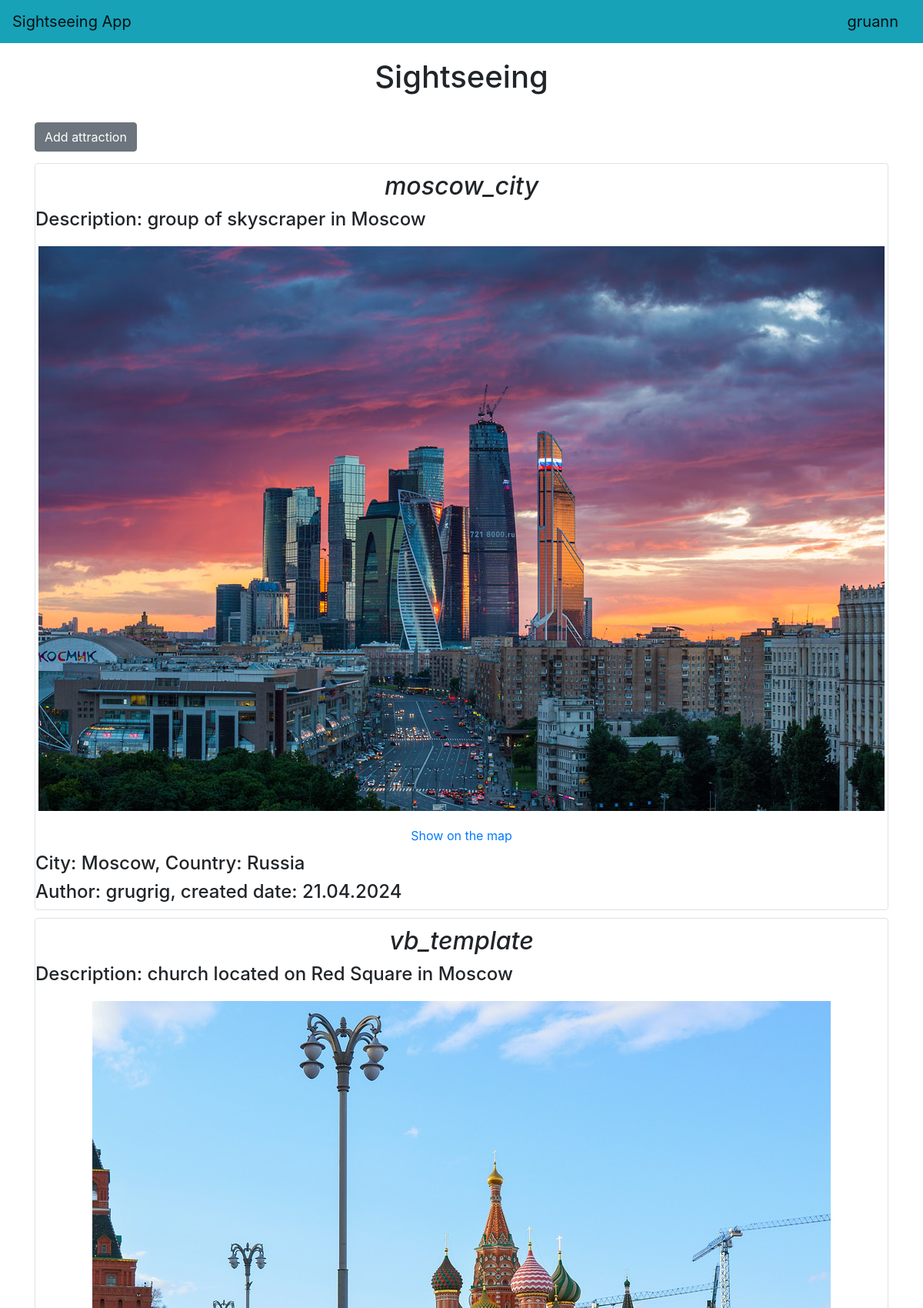
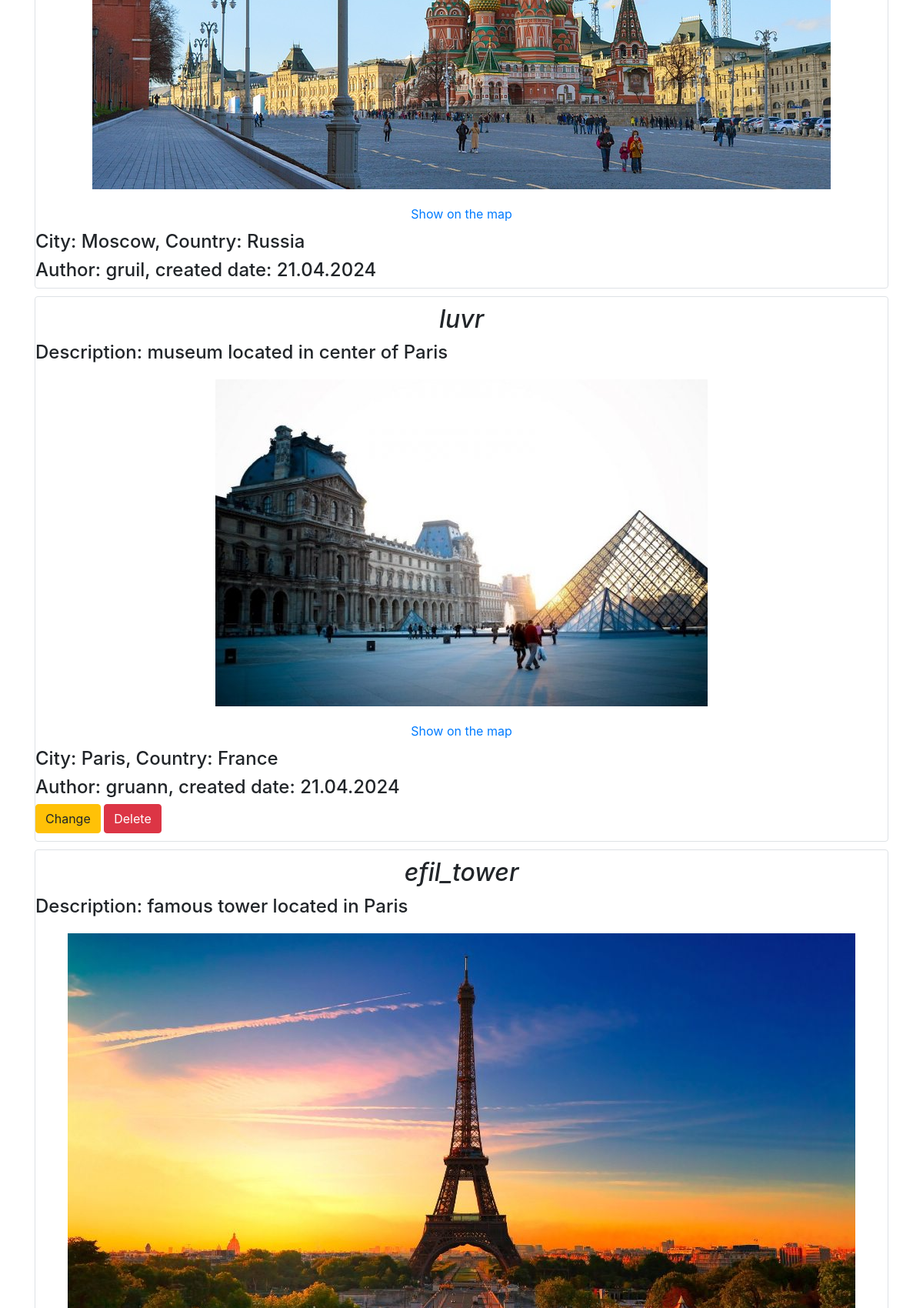
Screenshot of / (signed in, upper part) with the database file from the repository (2 pictures, top to bottom).
### data/users.py (models this page shows, shortened)
class User(SqlAlchemyBase, UserMixin, SerializerMixin):
    __tablename__ = 'users'
    id = sqlalchemy.Column(sqlalchemy.Integer,
                           primary_key=True, autoincrement=True)
    name = sqlalchemy.Column(sqlalchemy.String, nullable=True)
    sex = sqlalchemy.Column(sqlalchemy.String, nullable=True)
    age = sqlalchemy.Column(sqlalchemy.Integer, nullable=True)
    about = sqlalchemy.Column(sqlalchemy.String, nullable=True)
    email = sqlalchemy.Column(sqlalchemy.String,
                              index=True, unique=True, nullable=True)
    hashed_password = sqlalchemy.Column(sqlalchemy.String, nullable=True)
    created_date = sqlalchemy.Column(sqlalchemy.DateTime,
                                     default=datetime.datetime.now)
    attractions = orm.relationship("Attractions", back_populates='user')

### data/attractions.py (models this page shows, shortened)
class Attractions(SqlAlchemyBase, SerializerMixin):
    __tablename__ = 'attractions'
    id = sqlalchemy.Column(sqlalchemy.Integer,
                           primary_key=True, autoincrement=True)
    name = sqlalchemy.Column(sqlalchemy.String, nullable=True)
    description = sqlalchemy.Column(sqlalchemy.String, nullable=True)
    city = sqlalchemy.Column(sqlalchemy.String, nullable=True)
    country = sqlalchemy.Column(sqlalchemy.String, nullable=True)
    map = sqlalchemy.Column(sqlalchemy.String, nullable=True)
    pic = sqlalchemy.Column(sqlalchemy.String, nullable=True)
    created_date = sqlalchemy.Column(sqlalchemy.DateTime,
                                     default=datetime.datetime.now)
    user_id = sqlalchemy.Column(sqlalchemy.Integer,
                                sqlalchemy.ForeignKey("users.id"))
    user = orm.relationship('User')

### main.py (the view)
@app.route('/')
def index():
    db_sess = db_session.create_session()
    attractions = db_sess.query(Attractions).all()
    return render_template('index.html', attractions=attractions)

### data/db_session.py (called while the page is built)
def create_session() -> Session:
    global __factory
    return __factory()

### main.py (called while the page is built)
@login_manager.user_loader
def load_user(user_id):
    db_sess = db_session.create_session()
    return db_sess.query(User).get(user_id)

### templates/index.html
{% extends "base.html" %}
{% block content %}
<h1>Sightseeing</h1>
{% if current_user.is_authenticated %}
        <a href="attractions" class="btn btn-secondary" id="attr_but">Add attraction</a>
{% endif %}
{% for item in attractions%}
<div id="item" class="col-md6 border rounded">
    <h2 id="name">{{item.name}}</h2>
    <div id="description">
        <h4>
            Description: {{item.description}}
        </h4>
    </div>
    <div id="picture">
        <img src="{{ item.pic }}" alt="Not found">
    </div>
    <div id="map">
        <a href="{{ item.map }}">Show on the map</a>
    </div>
    <div>
        <h4>
            City: {{ item.city }}, Country: {{ item.country }}
        </h4>
    </div>
    <div>
        <h4>
        Author: {{ item.user.name }}, created date: {{item.created_date.strftime('%d.%m.%Y')}}
    </h4>
    </div>
    {% if current_user.is_authenticated and current_user == item.user %}
        <div id="buttons">
            <a href="/attractions/{{ item.id }}" class="btn btn-warning">
                Change
            </a>
            <a href="/attractions_delete/{{ item.id }}" class="btn btn-danger">
                Delete
            </a>
        </div>
    {% endif %}
</div>
{% endfor %}
{% endblock %}

### templates/base.html (shortened to what this page needs)
<!DOCTYPE html>
<html lang="en">
<head>
    <link rel="stylesheet"
          href="https://stackpath.bootstrapcdn.com/bootstrap/4.4.1/css/bootstrap.min.css"
>
    <link rel="stylesheet" type="text/css" href="static/css/style.css">
</head>
<body>
<header>
    <nav class="navbar navbar-light bg-info">
        <a class="navbar-brand" href="/">Sightseeing App</a>
        {% if current_user.is_authenticated %}
            <a class="navbar-brand" href="/logout">{{ current_user.name }}</a>
        {% else %}
            <p>
                <a class="btn btn-primary" href="/register">Register</a>
                <a class="btn btn-success" href="/login">Enter</a>
            </p>
        {% endif %}
    </nav>
</header>
<main role="main" class="container">
    {% block content%}{% endblock %}
</main>
</body>
</html>

### static/css/style.css (style rules this page uses)
h1 { text-align: center; margin-top: 20px; margin-bottom: 20px; }
div#item { margin-bottom: 10px; }
h2#name { font-style: italic; text-align: center; margin-top: 10px; margin-bottom: 10px; }
div#description { margin-bottom: 5px; }
div#picture { display: flex; align-items: center; justify-content: center; margin-top: 20px; margin-bottom: 20px; }
div#map { text-align: center; margin-bottom: 10px; }
a#attr_but { margin-top: 15px;; margin-bottom: 15px; }
div#buttons { margin-bottom: 10px; }

### rows the page displays
User: name "gruann"
Attractions: name "moscow_city", description "group of skyscraper in Moscow", pic (picture), city "Moscow", country "Russia", user.name "grugrig", created_date "21.04.2024"
Attractions: name "vb_template", description "church located on Red Square in Moscow", pic (picture), city "Moscow", country "Russia", user.name "gruil", created_date "21.04.2024"
Attractions: name "luvr", description "museum located in center of Paris", pic (picture), city "Paris", country "France", user.name "gruann", created_date "21.04.2024"
Attractions: name "efil_tower", description "famous tower located in Paris", pic (picture)
